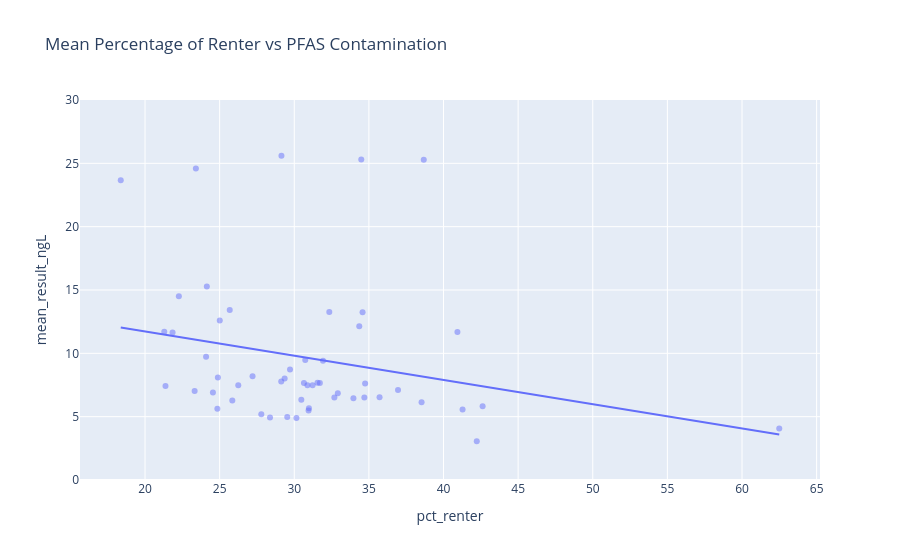

The notebook cell saved with this chart:
### Code cell
fig = px.scatter(
    state_pfas_with_demog,
    x="pct_renter",
    y="mean_result_ngL",
    title="Mean Percentage of Renter vs PFAS Contamination",
    trendline="ols",
    opacity=0.5
)
fig.update_yaxes(range=[0, 30])

### Figure 1 — Plotly figure (JSON) as saved in the notebook; plotly's stock layout.template omitted (floating-point values rounded to 4 significant figures)
{"data": [{"hovertemplate": "pct_renter=%{x}<br>mean_result_ngL=%{y}<extra></extra>", "legendgroup": "", "marker": {"color": "#636efa", "opacity": 0.5, "symbol": "circle"}, "mode": "markers", "name": "", "orientation": "v", "showlegend": false, "type": "scatter", "x": [NaN, 29.14, 34.49, 38.68, 23.41, NaN, 18.37, NaN, 24.14, 22.27, 25.68, 32.35, 34.58, 25.01, 34.36, 21.29, 40.93, 21.84, 24.09, 30.74, 31.93, 29.72, 27.2, 24.88, 29.35, 29.13, 31.56, 31.72, 30.65, 34.75, 30.88, 26.25, 31.23, 21.37, 36.95, 23.32, 24.55, 32.92, 35.71, 32.69, 34.7, 33.96, 30.47, 25.85, 38.53, 42.62, 30.98, 24.85, 41.28, 30.96, 27.79, 29.53, 28.37, 30.15, 62.5, 42.23], "xaxis": "x", "y": [258.0, 25.59, 25.31, 25.28, 24.59, 23.98, 23.67, 15.43, 15.28, 14.51, 13.42, 13.26, 13.24, 12.59, 12.13, 11.71, 11.69, 11.64, 9.721, 9.474, 9.408, 8.727, 8.191, 8.102, 8.02, 7.78, 7.684, 7.664, 7.65, 7.614, 7.486, 7.476, 7.472, 7.416, 7.105, 7.017, 6.914, 6.855, 6.533, 6.521, 6.513, 6.458, 6.327, 6.286, 6.143, 5.813, 5.661, 5.629, 5.561, 5.485, 5.2, 4.981, 4.942, 4.888, 4.064, 3.062], "yaxis": "y"}, {"hovertemplate": "<b>OLS trendline</b><br>mean_result_ngL = -0.191162 * pct_renter + 15.5457<br>R<sup>2</sup>=0.058928<br><br>pct_renter=%{x}<br>mean_result_ngL=%{y} <b>(trend)</b><extra></extra>", "legendgroup": "", "marker": {"color": "#636efa", "symbol": "circle"}, "mode": "lines", "name": "", "showlegend": false, "type": "scatter", "x": [18.37, 21.29, 21.37, 21.84, 22.27, 23.32, 23.41, 24.09, 24.14, 24.55, 24.85, 24.88, 25.01, 25.68, 25.85, 26.25, 27.2, 27.79, 28.37, 29.13, 29.14, 29.35, 29.53, 29.72, 30.15, 30.47, 30.65, 30.74, 30.88, 30.96, 30.98, 31.23, 31.56, 31.72, 31.93, 32.35, 32.69, 32.92, 33.96, 34.36, 34.49, 34.58, 34.7, 34.75, 35.71, 36.95, 38.53, 38.68, 40.93, 41.28, 42.23, 42.62, 62.5], "xaxis": "x", "y": [12.03, 11.48, 11.46, 11.37, 11.29, 11.09, 11.07, 10.94, 10.93, 10.85, 10.8, 10.79, 10.76, 10.64, 10.6, 10.53, 10.35, 10.23, 10.12, 9.978, 9.975, 9.934, 9.901, 9.865, 9.783, 9.721, 9.687, 9.67, 9.642, 9.628, 9.623, 9.576, 9.513, 9.483, 9.443, 9.362, 9.297, 9.253, 9.053, 8.978, 8.953, 8.936, 8.913, 8.903, 8.718, 8.482, 8.18, 8.152, 7.721, 7.655, 7.473, 7.398, 3.599], "yaxis": "y"}], "layout": {"legend": {"tracegroupgap": 0}, "title": {"text": "Mean Percentage of Renter vs PFAS Contamination"}, "xaxis": {"anchor": "y", "domain": [0, 1], "title": {"text": "pct_renter"}}, "yaxis": {"anchor": "x", "domain": [0, 1], "range": [0, 30], "title": {"text": "mean_result_ngL"}}}}
